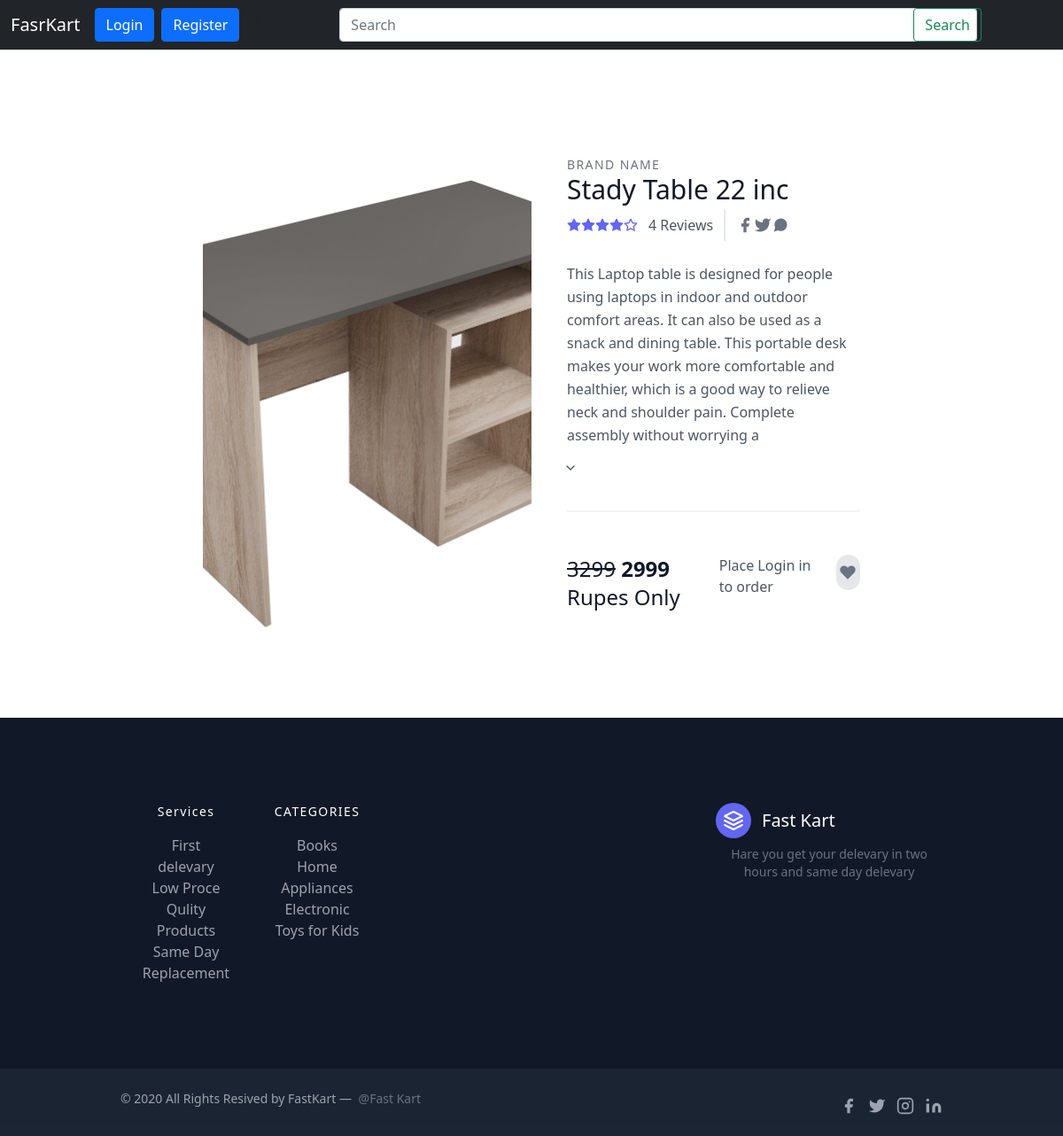
Page /product/9 on the committed database.
### core/models.py (models this page shows, shortened)
class Product(models.Model):
    product_id = models.AutoField
    product_name = models.CharField(max_length=30)
    category = models.CharField(max_length=50, default="")
    subcategory = models.CharField(max_length=50, default="")
    price = models.IntegerField(default='0')
    desc = models.CharField(max_length=300)
    pub_date = models.DateField()
    images = models.ImageField(upload_to="core/images", default="")

### core/views.py (the view)
# urls.py: path('product/<int:sno>', views.product, name="product"),
def product(request, sno):
    product = Product.objects.filter(id=sno)
    params = {'product': product}
    return render(request, 'core/product.html', params)

### templates/core/product.html (shortened to what this page needs)
{% extends 'core/base.html' %}
{% block body %}
<body>
    {% for i in product %}
        <section class="text-gray-600 body-font overflow-hidden">
            <div class="container px-5 py-24 mx-auto">
                <div class="lg:w-4/5 mx-auto flex flex-wrap">
                    <img alt="ecommerce" class="lg:w-1/2 w-full lg:h-auto h-64 object-cover object-center rounded"
                        src="/media/{{i.images}}">
                    <div class="lg:w-1/2 w-full lg:pl-10 lg:py-6 mt-6 lg:mt-0">
                        <h2 class="text-sm title-font text-gray-500 tracking-widest">BRAND NAME</h2>
                        <h1 class="text-gray-900 text-3xl title-font font-medium mb-1">{{i.product_name}}</h1>
                        <div class="flex mb-4">
                            <span class="flex items-center">
                                <svg fill="currentColor" stroke="currentColor" stroke-linecap="round"
                                    stroke-linejoin="round" stroke-width="2" class="w-4 h-4 text-indigo-500"
                                    viewBox="0 0 24 24">
                                    <path
                                        d="M12 2l3.09 6.26L22 9.27l-5 4.87 1.18 6.88L12 17.77l-6.18 3.25L7 14.14 2 9.27l6.91-1.01L12 2z">
                                    </path>
                                </svg>
                                <svg fill="currentColor" stroke="currentColor" stroke-linecap="round"
                                    stroke-linejoin="round" stroke-width="2" class="w-4 h-4 text-indigo-500"
                                    viewBox="0 0 24 24">
                                    <path
                                        d="M12 2l3.09 6.26L22 9.27l-5 4.87 1.18 6.88L12 17.77l-6.18 3.25L7 14.14 2 9.27l6.91-1.01L12 2z">
                                    </path>
                                </svg>
                                <svg fill="currentColor" stroke="currentColor" stroke-linecap="round"
                                    stroke-linejoin="round" stroke-width="2" class="w-4 h-4 text-indigo-500"
                                    viewBox="0 0 24 24">
                                    <path
                                        d="M12 2l3.09 6.26L22 9.27l-5 4.87 1.18 6.88L12 17.77l-6.18 3.25L7 14.14 2 9.27l6.91-1.01L12 2z">
                                    </path>
                                </svg>
                                <svg fill="currentColor" stroke="currentColor" stroke-linecap="round"
                                    stroke-linejoin="round" stroke-width="2" class="w-4 h-4 text-indigo-500"
                                    viewBox="0 0 24 24">
                                    <path
                                        d="M12 2l3.09 6.26L22 9.27l-5 4.87 1.18 6.88L12 17.77l-6.18 3.25L7 14.14 2 9.27l6.91-1.01L12 2z">
                                    </path>
                                </svg>
                                <svg fill="none" stroke="currentColor" stroke-linecap="round" stroke-linejoin="round"
                                    stroke-width="2" class="w-4 h-4 text-indigo-500" viewBox="0 0 24 24">
                                    <path
                                        d="M12 2l3.09 6.26L22 9.27l-5 4.87 1.18 6.88L12 17.77l-6.18 3.25L7 14.14 2 9.27l6.91-1.01L12 2z">
                                    </path>
                                </svg>
                                <span class="text-gray-600 ml-3">4 Reviews</span>
                            </span>
                            <span class="flex ml-3 pl-3 py-2 border-l-2 border-gray-200 space-x-2s">
                                <a class="text-gray-500">
                                    <svg fill="currentColor" stroke-linecap="round" stroke-linejoin="round" stroke-width="2"
                                        class="w-5 h-5" viewBox="0 0 24 24">
                                        <path d="M18 2h-3a5 5 0 00-5 5v3H7v4h3v8h4v-8h3l1-4h-4V7a1 1 0 011-1h3z"></path>
                                    </svg>
                                </a>
                                <a class="text-gray-500">
                                    <svg fill="currentColor" stroke-linecap="round" stroke-linejoin="round" stroke-width="2"
                                        class="w-5 h-5" viewBox="0 0 24 24">
                                        <path
                                            d="M23 3a10.9 10.9 0 01-3.14 1.53 4.48 4.48 0 00-7.86 3v1A10.66 10.66 0 013 4s-4 9 5 13a11.64 11.64 0 01-7 2c9 5 20 0 20-11.5a4.5 4.5 0 00-.08-.83A7.72 7.72 0 0023 3z">
                                        </path>
                                    </svg>
                                </a>
                                <a class="text-gray-500">
                                </a>
                            </span>
                        </div>
                        <p class="leading-relaxed">{{i.desc}}</b></p>
                        <div class="flex mt-6 items-center pb-5 border-b-2 border-gray-100 mb-5">
                            <div class="flex ml-6 items-center">
                                <div class="relative">
                                    <span
                                        class="absolute right-0 top-0 h-full w-10 text-center text-gray-600 pointer-events-none flex items-center justify-center">
                                        <svg fill="none" stroke="currentColor" stroke-linecap="round"
                                            stroke-linejoin="round" stroke-width="2" class="w-4 h-4" viewBox="0 0 24 24">
                                            <path d="M6 9l6 6 6-6"></path>
                                        </svg>
                                    </span>
                                </div>
                            </div>
                        </div>
                        <div class="flex">
                            <span class="title-font font-medium text-2xl text-gray-900"><del>{{i.price|add:"300"}}</del> <b>{{i.price}}</b> Rupes Only</span>
                            {% if user.is_authenticated %}
                                <a href="/belling/{{i.id}}">
                                    <button
                                    class="flex ml-auto text-white bg-indigo-500 border-0 py-2 px-6 focus:outline-none hover:bg-indigo-600 rounded mx-3">Buy
                                    Now</button>
                                </a>
                                {% else %}
                                    Place Login in to order
                            {% endif %}
                            <button
                                class="rounded-full w-10 h-10 bg-gray-200 p-0 border-0 inline-flex items-center justify-center text-gray-500 ml-4">
                                <svg fill="currentColor" stroke-linecap="round" stroke-linejoin="round" stroke-width="2"
                                    class="w-5 h-5" viewBox="0 0 24 24">
                                    <path
                                        d="M20.84 4.61a5.5 5.5 0 00-7.78 0L12 5.67l-1.06-1.06a5.5 5.5 0 00-7.78 7.78l1.06 1.06L12 21.23l7.78-7.78 1.06-1.06a5.5 5.5 0 000-7.78z">
                                    </path>
                                </svg>
                            </button>
                        </div>
                    </div>
                </div>
            </div>
        </section>
    {% endfor %}
{% endblock body %}

### static/css/home.css (style rules this page uses)
* { margin: 0; padding: 0; box-sizing: border-box; }

### rows in the picture
Product: images (picture), product_name "Stady Table 22 inc", desc "This Laptop table is designed for people using laptops in indoor and outdoor comfort areas. It can also be used as a snack and dining table. This portable desk makes your work more comfortable and healthier, which is a good way to relieve neck and shoulder pain. Complete assembly without worrying a", price|add "3299", price "2999"
